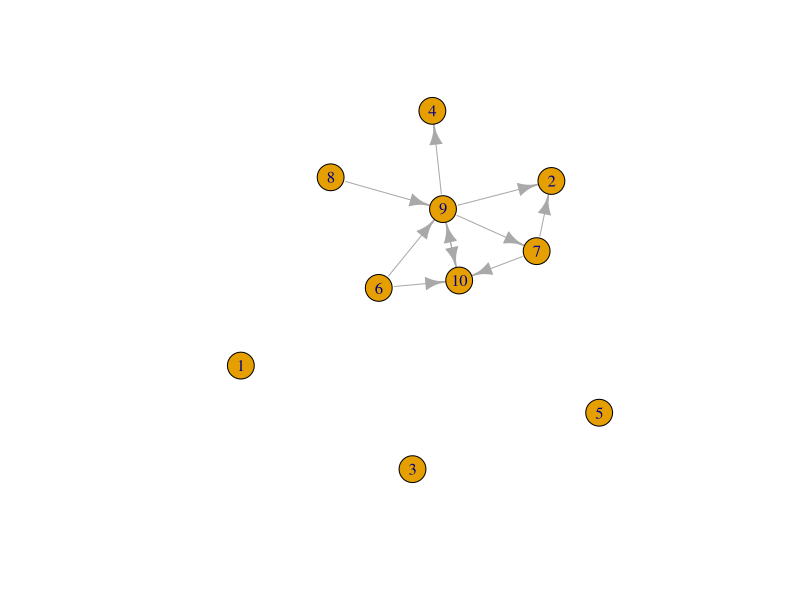

Generate this figure with R: (Note: this script raises an error after producing the figure.)
#
# Sami Hossain
# 04-23-2021
# Kosaraju's Two Pass Algorithm using DFS
# for identifying strongly connected components in a directed graph

############
### SETUP ##
############
library(igraph)
nodes <- 10

graph <- erdos.renyi.game(nodes, .15, type = "gnp", directed = T)
plot(graph)

################
### ALGORITHM ##
################
V(graph)$order <- 0
V(graph)$leader <- 0

visited <- c()
counter <- 1
leader <- NULL
sccs <- list()

dfs_inverted <- function(node){
  visited <<- c(visited, node)
  inv_neighbors <- which(graph[,node] != 0) #incoming edges
  for(edg in inv_neighbors){
    if(!(edg %in% visited)){
      dfs_inverted(edg)
    }
  }
  V(graph)$order[node] <<- counter
  counter <<- counter + 1
}

dfs <- function(node){
  visited <<- c(visited, node)
  V(graph)$leader[node] <<- leader #set its leader
  inv_neighbors <- which(graph[node,] != 0) #outgoing edges
  for(edg in inv_neighbors){
    if(!(edg %in% visited)){
      dfs(edg)
    }
  }
}


for(i in nodes:1){
  if(! i %in% visited){
    dfs_inverted(i)
  }
}

visited <<- c()

for(i in nodes:1){
  vert <- which(V(graph)$order == i)
  if(! vert %in% visited){
    leader <<- vert  #simply a way to keep track of the hgih level dfs calls, the number can be arbitrary but should be distinct
    dfs(vert) #every high level dfs(in this loop) will terminate with one new scc being discovered
    
    if(length(sccs) == 0){
      sccs[[1]] <- visited #to keep a running total on the visited nodes
      sccs[[2]] <- visited
    } else {
      sccs[[length(sccs)+1]] <- setdiff(visited, sccs[[1]]) #new nodes seen in this dfs
      sccs[[1]] <- visited
    }
  }
}
sccs <- sccs[-1]
remove(counter,i,leader,vert,visited)
################
### VISUALIZE ##
################

V(graph)$color <- rainbow(nodes)[V(graph)$leader] #assign distinct colors for each individual scc
plot(graph, mark.groups = split(1:nodes, V(graph)$leader))
print(paste0("there are: ", length(sccs), " strongly connected components in the graph"))
